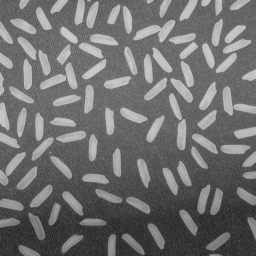
#> input picture cv9/cv09_rice.bmp, 256 x 256 px, found by its file name
$ python cv9.py
#> lines starting #> are read from the running program, lines starting #| are printed output that depends on the picture; after the words box and inside, x2 and y2 are one past the last pixel; in counts of white or black regions, pixels touching at a corner belong together
import cv2
import numpy as np
def riceGrains(img):
    output_adapthresh = cv2.adaptiveThreshold (img, 255.0, cv2.ADAPTIVE_THRESH_MEAN_C, cv2.THRESH_BINARY, 51, -20.0)
    kernel = np.ones((5,5),np.uint8)
    output_erosion = cv2.erode(output_adapthresh, kernel)

    contours, _ = cv2.findContours(output_erosion, cv2.RETR_EXTERNAL, cv2.CHAIN_APPROX_SIMPLE)
    output_contour = cv2.cvtColor(img, cv2.COLOR_GRAY2BGR)
    cv2.drawContours(output_contour, contours, -1, (0, 0, 255), 2)
    print("Number of detected contours", len(contours))
    return output_contour

def opening(img, kernel):
    opening = cv2.morphologyEx(img, cv2.MORPH_OPEN, kernel)
    return opening

def closing(img, kernel):
    closing = cv2.morphologyEx(img, cv2.MORPH_CLOSE, kernel)
    return closing

if __name__ == '__main__':
    K = np.array([[0, 1, 0], [1,1,1]], np.uint8)
    img = cv2.imread("/home/garo/Desktop/UZO-2022/cv9/cv09_rice.bmp", 0)
#> img is the input picture: shape (256, 256); min 40, max 204, mean 111.2
    img1 = cv2.imread("/home/garo/Desktop/UZO-2022/cv9/cv09_bunkyB.bmp")
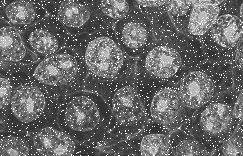
#> input picture cv9/cv09_bunkyB.bmp, 243 x 156 px, found by its file name
#> img1 is the input picture: shape (156, 243, 3); min 44, max 255, mean 104.4
    img2 = cv2.imread("/home/garo/Desktop/UZO-2022/cv9/cv09_bunkyC.bmp")
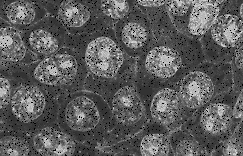
#> input picture cv9/cv09_bunkyC.bmp, 243 x 156 px, found by its file name
#> img2 is the input picture: shape (156, 243, 3); min 0, max 234, mean 91.8
    openImg = opening(img1, K)
#> in opening, `opening = cv2.morphologyEx(img, cv2.MORPH_OPEN, kernel)`:
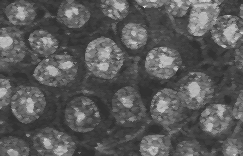
#> opening: shape (156, 243, 3); min 47, max 215, mean 90.3
    closeImg = closing(img2, K)
#> in closing, `closing = cv2.morphologyEx(img, cv2.MORPH_CLOSE, kernel)`:
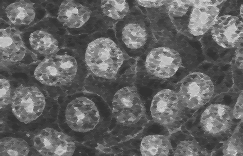
#> closing: shape (156, 243, 3); min 49, max 221, mean 99.5
    rice = riceGrains(img)
#> in riceGrains, `output_adapthresh = cv2.adaptiveThreshold (img, 255.0, cv2.ADAPTIVE_TH..`:
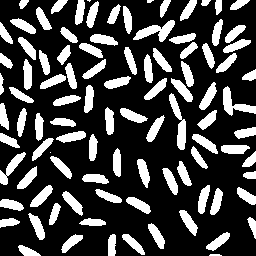
#> output_adapthresh: shape (256, 256); 26.6% white; 98 white regions (3 under 20 px), largest, box (x1, y1, x2, y2) and area: (133, 20, 175, 42) 399, (169, 93, 186, 150) 397, (223, 86, 256, 116) 373
#> in riceGrains, `output_erosion = cv2.erode(output_adapthresh, kernel)`:
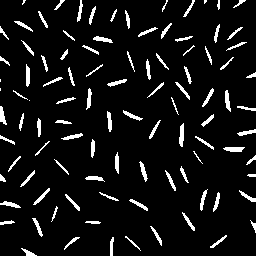
#> output_erosion: shape (256, 256); 7.5% white; 100 white regions (5 under 20 px)
#> in riceGrains, `contours, _ = cv2.findContours(output_erosion, cv2.RETR_EXTERNAL, cv2...`: contours = 100 contours, 25 with area under 20; largest, box (x1, y1, x2, y2) and area: (223, 147, 245, 152) 66, (179, 123, 184, 147) 66, (225, 90, 231, 112) 58, (26, 64, 30, 87) 55, (93, 36, 113, 43) 54
#> in riceGrains, `cv2.drawContours(output_contour, contours, -1, (0, 0, 255), 2)`:
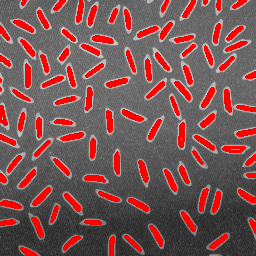
#> output_contour: shape (256, 256, 3); 15.15% of pixels changed, all inside (x1, y1, x2, y2) = (0, 0, 256, 256)
#| Number of detected contours 100


    while True:
        cv2.imshow("Original", img)
        cv2.imshow("Rice", rice)


        cv2.imshow("Original-Open", img1)
        cv2.imshow("AfterNoise-Open", openImg)


        cv2.imshow("Original-Close", img2)
        cv2.imshow("AfterNoise-Close", closeImg)


        key = cv2.waitKey(0)
#> (key Esc is pressed here)
        if key == 27:
            break
